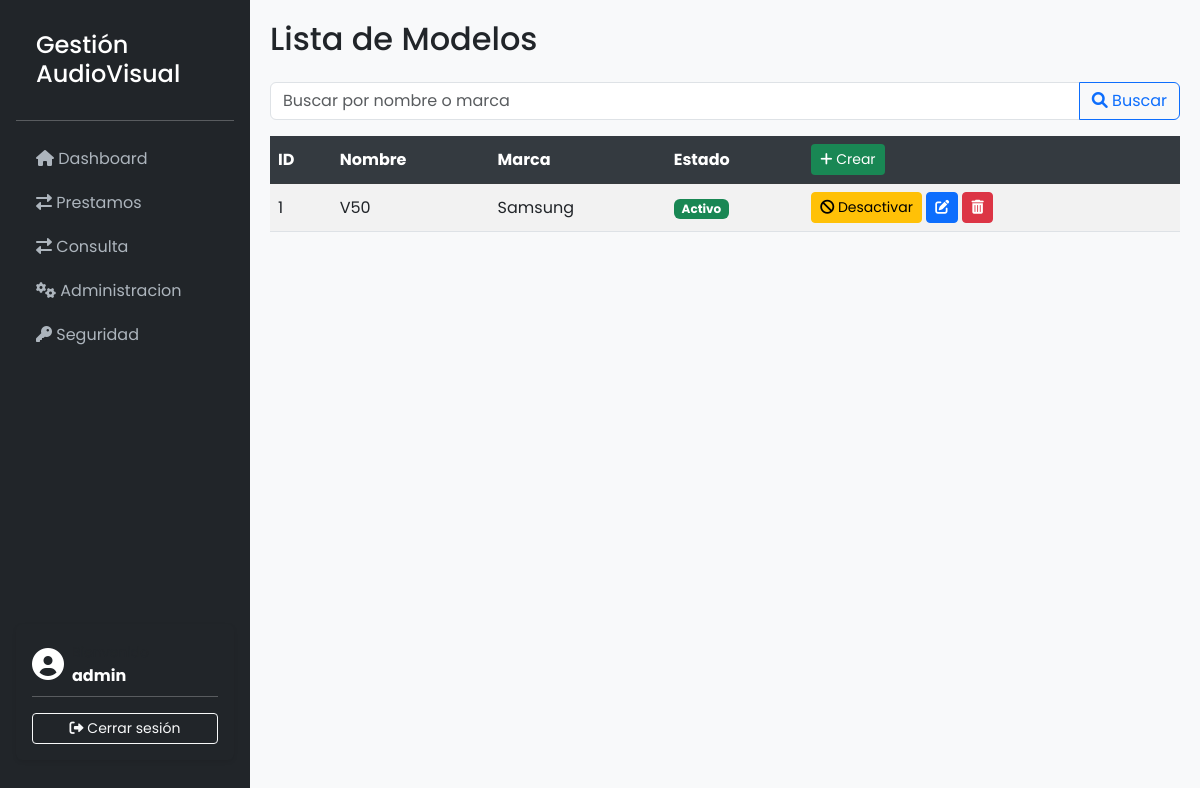
Page /modelos/ (signed in) on the earlier database version.
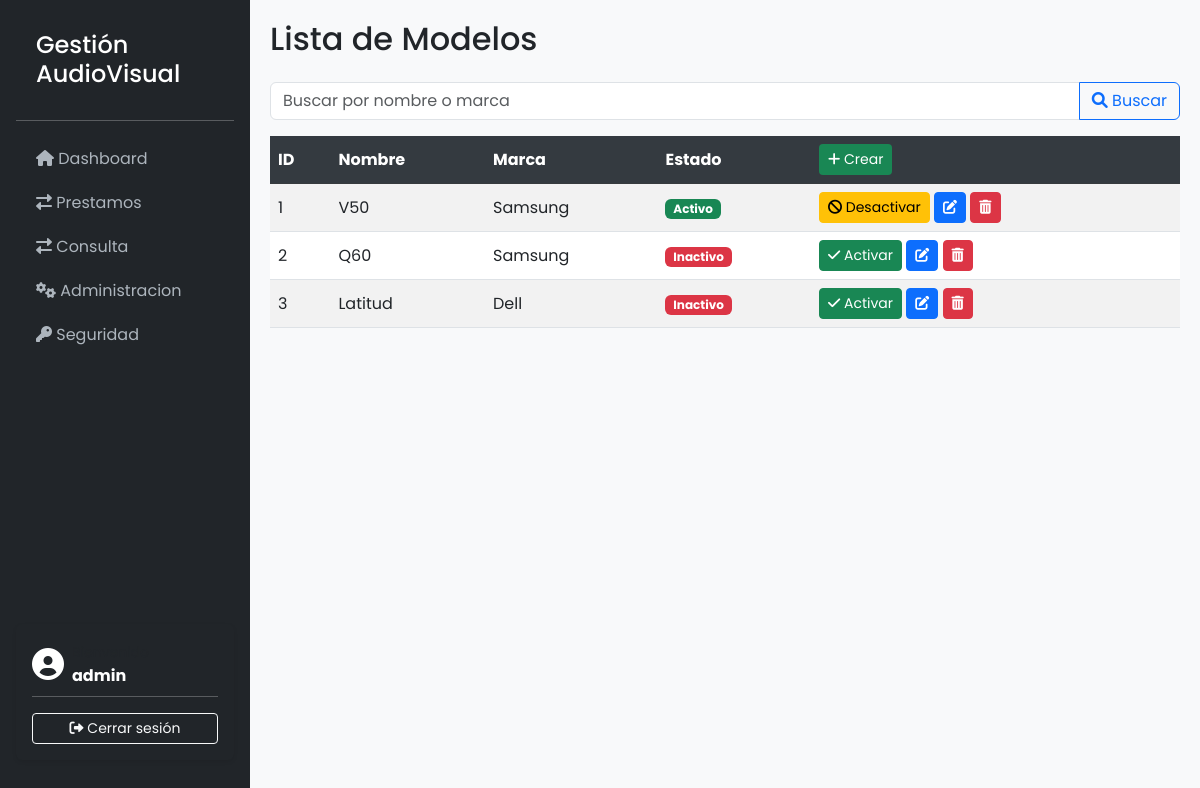
Same page on the later database version.
### GestionAudiovisualApp/models.py (models this page shows, shortened)
class Modelo(models.Model):
    marca       = models.ForeignKey(Marca, on_delete=models.CASCADE)
    descripcion = models.CharField(max_length=100)
    estado      = models.BooleanField(default=True)

class Marca(models.Model):
    descripcion  = models.CharField(max_length=100)
    estado       = models.BooleanField(default=True)

### GestionAudiovisualApp/views.py (the view)
# urls.py: path('modelos/', ModeloListView.as_view(), name='modelo-list'),
@method_decorator(user_passes_test(is_admin), name='dispatch')
class ModeloListView(ListView):
    model = Modelo
    template_name = 'modelos/modelo_list.html'
    context_object_name = 'modelos'
    def get_queryset(self):
        queryset = Modelo.objects.all()
        query = self.request.GET.get('q')
        if query:
            queryset = queryset.filter(
                Q(descripcion__icontains=query) | Q(marca__descripcion__icontains=query)
            )
        return queryset

### GestionAudiovisualApp/views.py (called while the page is built)
def is_admin(user):
    return user.is_staff

### GestionAudiovisualApp/templates/modelos/modelo_list.html (shortened to what this page needs)
{% extends 'base.html' %}
{% block content %}
    <h2 class="mb-4">Lista de Modelos</h2>
        <form method="GET" class="mb-3">
            <div class="input-group">
                <input type="text" name="q" class="form-control" placeholder="Buscar por nombre o marca" value="{{ request.GET.q }}">
                <button class="btn btn-outline-primary" type="submit">
                    <i class="fas fa-search"></i> Buscar
                </button>
            </div>
        </form>
    <table class="table table-striped table-hover">
        <thead class="table-dark">
            <tr>
                <th>ID</th>
                <th>Nombre</th>
                <th>Marca</th>
                <th>Estado</th>
                <th>
                    <a href="{% url 'modelo-create' %}" class="btn btn-sm btn-create">
                        <i class="fas fa-plus"></i> Crear
                    </a>
                </th>
            </tr>
        </thead>
        <tbody>
            {% for modelo in modelos %}
                <tr>
                    <td>{{ modelo.pk }}</td>
                    <td>{{ modelo.descripcion }}</td>
                    <td>{{ modelo.marca.descripcion }}</td>
                    <td>
                        {% if modelo.estado %}
                            <span class="badge bg-success">Activo</span>
                        {% else %}
                            <span class="badge bg-danger">Inactivo</span>
                        {% endif %}
                    </td>
                    <td>
                        <form method="post" action="{% url 'modelo-toggle-estado' modelo.pk %}" style="display:inline;">
                            {% if modelo.estado %}
                                <button type="submit" class="btn btn-warning btn-sm">
                                    <i class="fas fa-ban"></i> Desactivar
                                </button>
                            {% else %}
                                <button type="submit" class="btn btn-success btn-sm">
                                    <i class="fas fa-check"></i> Activar
                                </button>
                            {% endif %}
                        </form>
                        <a href="{% url 'modelo-update' modelo.pk %}" class="btn btn-sm btn-primary"><i class="fas fa-edit"></i></a>
                        <a href="{% url 'modelo-delete' modelo.pk %}" class="btn btn-sm btn-danger"><i class="fas fa-trash-alt"></i></a>
                    </td>
                </tr>
            {% empty %}
                <tr>
                    <td colspan="5" class="text-center">No hay modelos disponibles.</td>
                </tr>
            {% endfor %}
        </tbody>
    </table>
{% endblock %}

Differences in the rows shown:
added Modelo: pk "2", descripcion "Q60", marca.descripcion "Samsung", estado "Inactivo"
added Modelo: pk "3", descripcion "Latitud", marca.descripcion "Dell", estado "Inactivo"
